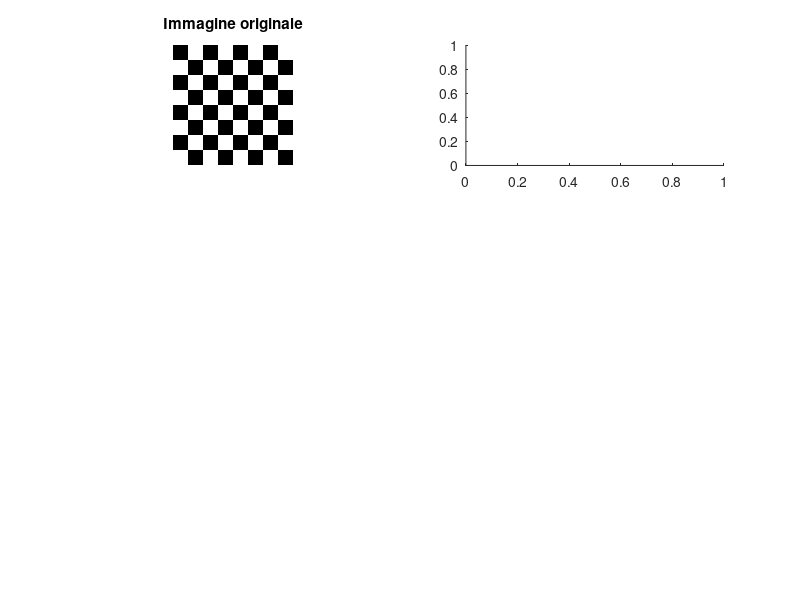

Write MATLAB code to recreate this figure. (Note: this script raises an error after producing the figure.)
%%%%%%%%%%%%%%%%%%%%%%%%%%%%%%%%%%%%%%%%%%%%%%%%%%%%%%%%%%%%%%%%%%%%%%%%%%%
% ESERCIZIO: 2.1 (a)
% AUTORE:    Amos Cappellaro
% MATRICOLA: 134059
%
% L?immagine della scacchiera - checkerboard() - deve essere rappresentata 
% in forma binaria e risoluzione 256x256 pixel. Applicare alla scacchiera 
% rumore additivo gaussiano a media nulla, con varianza 0.1 (rumore basso);
% e con varianza 1. (rumore alto). Visualizzare l?immagine sorgente della 
% scacchiera e le due immagini con rumore, assieme ai rispettivi istogrammi
% dei livelli di grigio;
%%%%%%%%%%%%%%%%%%%%%%%%%%%%%%%%%%%%%%%%%%%%%%%%%%%%%%%%%%%%%%%%%%%%%%%%%%%

figure('Name','Esercizio 2.1 (a)','NumberTitle','off');

scacchi = (checkerboard(32) > 0.5);
noise01 = imnoise(double(scacchi),'gaussian',0,0.1);
noise1 = imnoise(double(scacchi),'gaussian',0,1);

subplot(3,2,1);
imshow(scacchi, 'InitialMagnification', 'fit'); 
title('Immagine originale');

subplot(3,2,2);
histogram(scacchi), grid;
title('Istogramma - Imm. originale');

subplot(3,2,3);
imshow(noise01, 'InitialMagnification', 'fit'); 
title('Immagine (varianza = 0.1)');

subplot(3,2,4);
histogram(noise01), grid;
title('Istogramma - Imm. (varianza = 0.1)');

subplot(3,2,5);
imshow(noise1, 'InitialMagnification', 'fit'); 
title('Immagine (varianza = 1)');

subplot(3,2,6);
histogram(noise1), grid;
title('Istogramma - Imm. (varianza = 1)');
